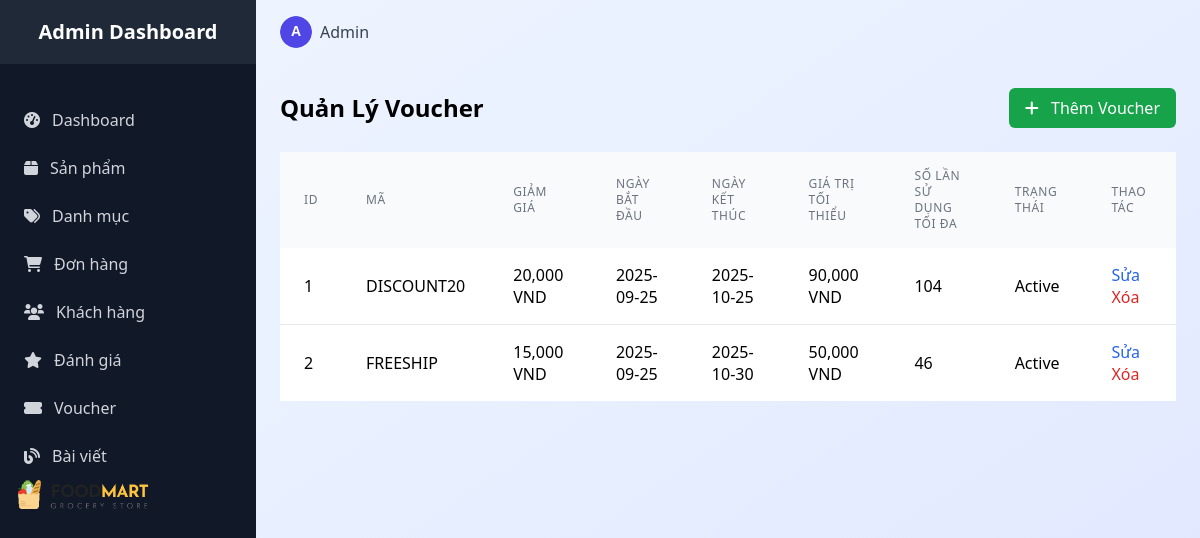
Screenshot of /admin/admin_voucher/index (signed in) with the database file from the repository.
### tables this page shows
CREATE TABLE `vouchers` (
  `id` int(11) NOT NULL,
  `code` varchar(50) NOT NULL,
  `discount_amount` int(11) NOT NULL,
  `start_date` date NOT NULL,
  `end_date` date NOT NULL,
  `min_order_value` int(11) DEFAULT 0,
  `max_usage` int(11) DEFAULT 1,
  `status` tinyint(1) DEFAULT 1 COMMENT '1=active, 0=inactive',
  `created_at` timestamp NOT NULL DEFAULT current_timestamp(),
  `updated_at` timestamp NOT NULL DEFAULT current_timestamp() ON UPDATE current_timestamp()
);

### controllers/admin/Admin_voucherController.php (called while the page is built, shortened)
<?php
require_once 'models/VoucherModel.php';
class Admin_voucherController extends Controller {
    private $model;
    public function __construct() {
        $this->model = new VoucherModel();
    }
    public function index() {
        $vouchers = $this->model->getAllVouchers();
        $data = [
            'vouchers' => $vouchers,
            'current_time' => date('Y-m-d H:i:s')
        ];
        require_once ROOT . '/views/admin/voucher/voucher.php';
    }
}
?>

### index.php (called while the page is built, shortened)
<?php
require_once ROOT . "core" . DIRECTORY_SEPARATOR . "database.php";
$app = new App();

### core/database.php (called while the page is built, shortened)
<?php
class Database {
    public function __construct() {
        $this->conn = new mysqli(DB_HOST, DB_USER, DB_PASS, DB_NAME);
    }
}

### models/VoucherModel.php (called while the page is built, shortened)
<?php
require_once ROOT . "core/database.php";
class VoucherModel extends Database {
    public function getAllVouchers() {
        $sql = "SELECT * FROM vouchers ORDER BY id ASC";
        $result = $this->conn->query($sql);
        return $result->fetch_all(MYSQLI_ASSOC);
    }
}

### views/admin/voucher/voucher.php (the view, shortened to what this page needs)
<?php
$vouchers = $data['vouchers'] ?? [];
?>
<body class="bg-gradient-to-br from-blue-50 to-indigo-100 min-h-screen">
    <?php include ROOT . '/views/admin/layouts/sidebar.php'; ?>
    <div class="lg:ml-64">
        <?php include ROOT . '/views/admin/layouts/header.php'; ?>
        <main class="p-6">
            <div class="flex justify-between items-center mb-6">
                <h2 class="text-2xl font-bold">Quản Lý Voucher</h2>
                <a href="/FoodMartLab/admin/admin_voucher/add" class="px-4 py-2 bg-green-600 text-white rounded-md hover:bg-green-700">
                    <i class="fas fa-plus mr-2"></i> Thêm Voucher
                </a>
            </div>
            <div class="overflow-x-auto custom-scrollbar">
                <table class="w-full table table-striped">
                    <thead class="bg-gray-50">
                        <tr>
                            <th class="px-6 py-4 text-left text-xs font-medium text-gray-500 uppercase tracking-wider">ID</th>
                            <th class="px-6 py-4 text-left text-xs font-medium text-gray-500 uppercase tracking-wider">Mã</th>
                            <th class="px-6 py-4 text-left text-xs font-medium text-gray-500 uppercase tracking-wider">Giảm giá</th>
                            <th class="px-6 py-4 text-left text-xs font-medium text-gray-500 uppercase tracking-wider">Ngày bắt đầu</th>
                            <th class="px-6 py-4 text-left text-xs font-medium text-gray-500 uppercase tracking-wider">Ngày kết thúc</th>
                            <th class="px-6 py-4 text-left text-xs font-medium text-gray-500 uppercase tracking-wider">Giá trị tối thiểu</th>
                            <th class="px-6 py-4 text-left text-xs font-medium text-gray-500 uppercase tracking-wider">Số lần sử dụng tối đa</th>
                            <th class="px-6 py-4 text-left text-xs font-medium text-gray-500 uppercase tracking-wider">Trạng thái</th>
                            <th class="px-6 py-4 text-left text-xs font-medium text-gray-500 uppercase tracking-wider">Thao tác</th>
                        </tr>
                    </thead>
                    <tbody class="bg-white divide-y divide-gray-200">
                        <?php if (empty($vouchers)): ?>
                            <tr>
                                <td colspan="9" class="px-6 py-4 text-center text-red-500">Không có voucher nào.</td>
                            </tr>
                        <?php else: ?>
                            <?php foreach ($vouchers as $voucher): ?>
                                <tr class="hover:bg-gray-50">
                                    <td class="px-6 py-4"><?php echo htmlspecialchars($voucher['id'] ?? ''); ?></td>
                                    <td class="px-6 py-4"><?php echo htmlspecialchars($voucher['code'] ?? ''); ?></td>
                                    <td class="px-6 py-4"><?php echo number_format($voucher['discount_amount'] ?? 0,); ?> VND</td>
                                    <td class="px-6 py-4"><?php echo htmlspecialchars($voucher['start_date'] ?? ''); ?></td>
                                    <td class="px-6 py-4"><?php echo htmlspecialchars($voucher['end_date'] ?? ''); ?></td>
                                    <td class="px-6 py-4"><?php echo number_format($voucher['min_order_value'] ?? 0,); ?> VND</td>
                                    <td class="px-6 py-4"><?php echo htmlspecialchars($voucher['max_usage'] ?? ''); ?></td>
                                    <td class="px-6 py-4"><?php echo $voucher['status'] ? 'Active' : 'Inactive'; ?></td>
                                    <td class="px-6 py-4">
                                        <a href="/FoodMartLab/admin/admin_voucher/edit/?id=<?php echo $voucher['id']; ?>" class="text-blue-600 hover:text-blue-800 mr-2">Sửa</a>
                                        <a href="/FoodMartLab/admin/admin_voucher/delete/?id=<?php echo $voucher['id']; ?>" class="text-red-600 hover:text-red-800" onclick="return confirm('Bạn có chắc chắn muốn xóa?')">Xóa</a>
                                    </td>
                                </tr>
                            <?php endforeach; ?>
                        <?php endif; ?>
                    </tbody>
                </table>
            </div>
        </main>
    </div>
</body>
</html>

### assets/admin/css/styles.css (style rules this page uses)
body { box-sizing: border-box; }

### rows the page displays
vouchers: id "1", code "DISCOUNT20", discount_amount "20,000", start_date "2025-09-25", end_date "2025-10-25", min_order_value "90,000", max_usage "104", status "Active"
vouchers: id "2", code "FREESHIP", discount_amount "15,000", start_date "2025-09-25", end_date "2025-10-30", min_order_value "50,000", max_usage "46", status "Active"
